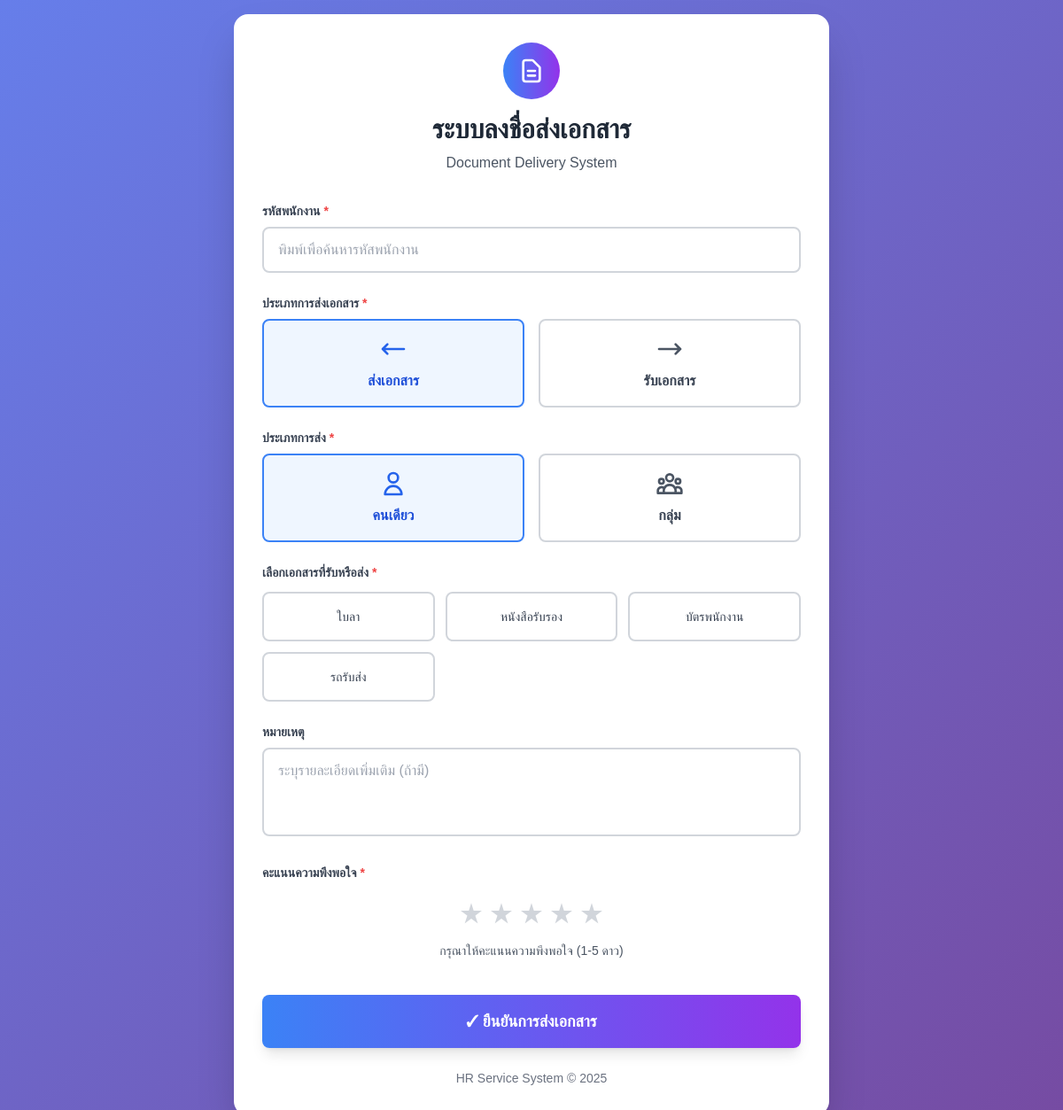
The app's page /views/public/document_delivery.php, older data.
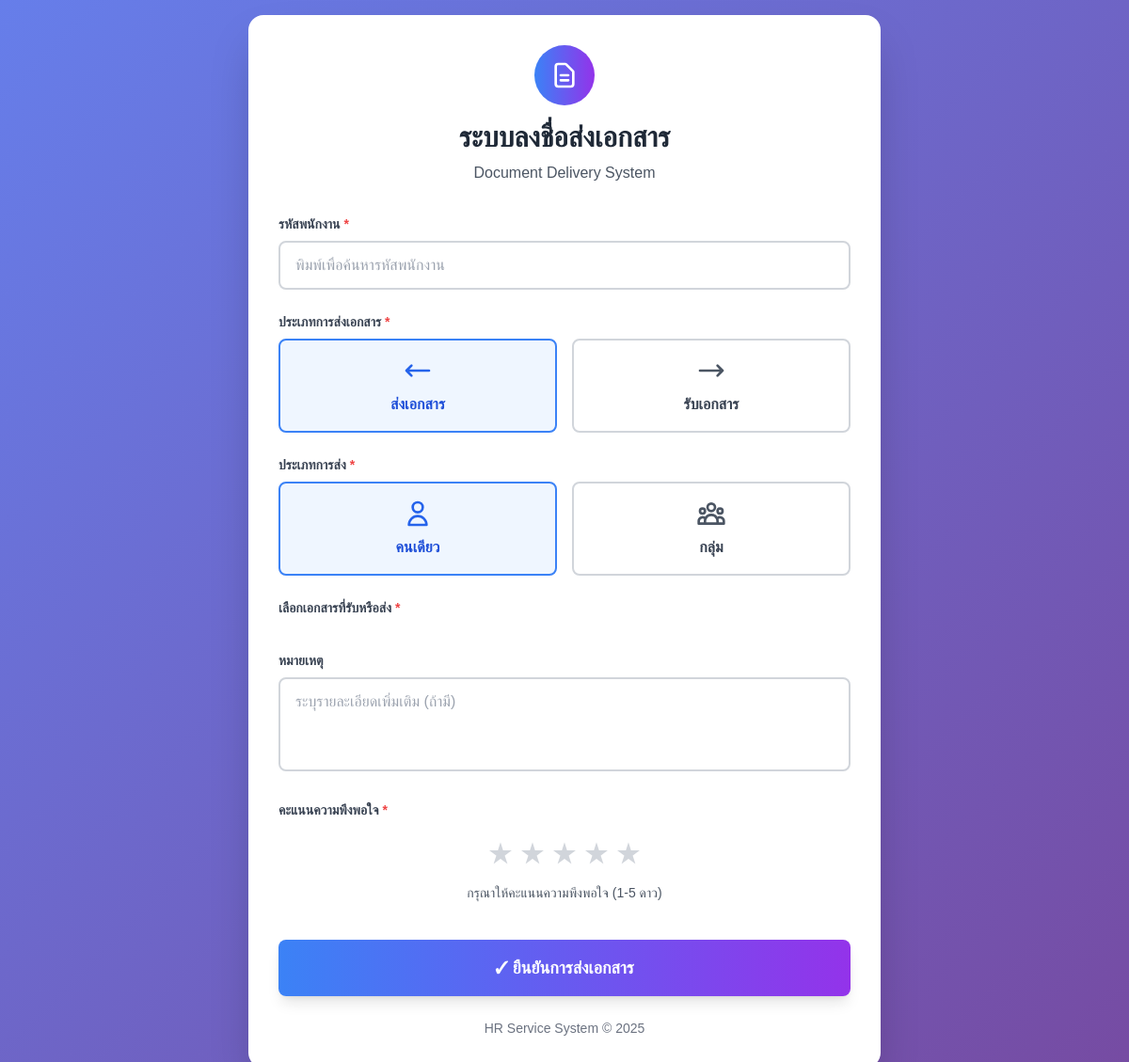
The same page, newer data.
### tables this page shows
CREATE TABLE service_category_master (
    category_id INT PRIMARY KEY AUTO_INCREMENT,
    category_name_th VARCHAR(100),
    category_name_en VARCHAR(100),
    category_name_my VARCHAR(100),
    created_at TIMESTAMP DEFAULT CURRENT_TIMESTAMP,
    updated_at TIMESTAMP DEFAULT CURRENT_TIMESTAMP ON UPDATE CURRENT_TIMESTAMP
);

### views/public/document_delivery.php (the view, shortened to what this page needs)
<?php
$conn = getDbConnection();
$categories = [];
$cat_result = $conn->query("SELECT category_id, category_name_th FROM service_category_master ORDER BY category_id");
while ($row = $cat_result->fetch_assoc()) {
    $categories[] = $row;
}
?>
<!DOCTYPE html>
<html lang="th">
<head>
    <script src="https://cdn.tailwindcss.com"></script>
</head>
<body>
    <div class="min-h-screen flex items-center justify-center p-4">
        <div class="bg-white rounded-2xl shadow-2xl max-w-2xl w-full p-8">
            <div class="text-center mb-8">
                <div class="inline-flex items-center justify-center w-16 h-16 bg-gradient-to-r from-blue-500 to-purple-600 rounded-full mb-4">
                    <svg class="w-8 h-8 text-white" fill="none" stroke="currentColor" viewBox="0 0 24 24">
                        <path stroke-linecap="round" stroke-linejoin="round" stroke-width="2" d="M9 12h6m-6 4h6m2 5H7a2 2 0 01-2-2V5a2 2 0 012-2h5.586a1 1 0 01.707.293l5.414 5.414a1 1 0 01.293.707V19a2 2 0 01-2 2z"></path>
                    </svg>
                </div>
                <h1 class="text-3xl font-bold text-gray-800 mb-2">ระบบลงชื่อส่งเอกสาร</h1>
                <p class="text-gray-600">Document Delivery System</p>
            </div>
            <form id="deliveryForm" onsubmit="submitDelivery(event)" class="space-y-6">
                <div>
                    <label class="block text-sm font-semibold text-gray-700 mb-2">
                        รหัสพนักงาน <span class="text-red-500">*</span>
                    </label>
                    <input list="employeeList"
                           id="employee_id"
                           name="employee_id"
                           required
                           placeholder="พิมพ์เพื่อค้นหารหัสพนักงาน"
                           class="w-full px-4 py-3 border-2 border-gray-300 rounded-lg focus:border-blue-500 focus:ring-2 focus:ring-blue-200 transition">
                </div>
                <div>
                    <label class="block text-sm font-semibold text-gray-700 mb-2">
                        ประเภทการส่งเอกสาร <span class="text-red-500">*</span>
                    </label>
                    <div class="grid grid-cols-2 gap-4">
                        <label class="relative flex items-center justify-center p-4 border-2 rounded-lg cursor-pointer transition hover:border-blue-500 border-blue-500 bg-blue-50">
                            <div class="text-center">
                                <svg class="w-8 h-8 mx-auto mb-2 text-blue-600" fill="none" stroke="currentColor" viewBox="0 0 24 24">
                                    <path stroke-linecap="round" stroke-linejoin="round" stroke-width="2" d="M7 16l-4-4m0 0l4-4m-4 4h18"></path>
                                </svg>
                                <span class="font-semibold text-blue-700">ส่งเอกสาร</span>
                            </div>
                        </label>
                        <label class="relative flex items-center justify-center p-4 border-2 border-gray-300 rounded-lg cursor-pointer transition hover:border-green-500">
                            <div class="text-center">
                                <svg class="w-8 h-8 mx-auto mb-2 text-gray-600" fill="none" stroke="currentColor" viewBox="0 0 24 24">
                                    <path stroke-linecap="round" stroke-linejoin="round" stroke-width="2" d="M17 8l4 4m0 0l-4 4m4-4H3"></path>
                                </svg>
                                <span class="font-semibold text-gray-700">รับเอกสาร</span>
                            </div>
                        </label>
                    </div>
                </div>
                <div>
                    <label class="block text-sm font-semibold text-gray-700 mb-2">
                        ประเภทการส่ง <span class="text-red-500">*</span>
                    </label>
                    <div class="grid grid-cols-2 gap-4">
                        <label class="relative flex items-center justify-center p-4 border-2 rounded-lg cursor-pointer transition hover:border-blue-500 border-blue-500 bg-blue-50">
                            <div class="text-center">
                                <svg class="w-8 h-8 mx-auto mb-2 text-blue-600" fill="none" stroke="currentColor" viewBox="0 0 24 24">
                                    <path stroke-linecap="round" stroke-linejoin="round" stroke-width="2" d="M16 7a4 4 0 11-8 0 4 4 0 018 0zM12 14a7 7 0 00-7 7h14a7 7 0 00-7-7z"></path>
                                </svg>
                                <span class="font-semibold text-blue-700">คนเดียว</span>
                            </div>
                        </label>
                        <label class="relative flex items-center justify-center p-4 border-2 border-gray-300 rounded-lg cursor-pointer transition hover:border-purple-500">
                            <div class="text-center">
                                <span class="font-semibold text-gray-700">กลุ่ม</span>
                            </div>
                        </label>
                    </div>
                </div>
                <div>
                    <label class="block text-sm font-semibold text-gray-700 mb-3">
                        เลือกเอกสารที่รับหรือส่ง <span class="text-red-500">*</span>
                    </label>
                    <div class="grid grid-cols-2 md:grid-cols-3 gap-3">
                        <?php foreach ($categories as $cat): ?>
                            <button type="button"
                                    onclick="toggleCategory(this, <?php echo $cat['category_id']; ?>)"
                                    class="category-btn p-4 border-2 border-gray-300 rounded-lg hover:border-blue-500 hover:bg-blue-50 transition text-center">
                                <div class="text-sm font-medium text-gray-700">
                                    <?php echo htmlspecialchars($cat['category_name_th']); ?>
                                </div>
                            </button>
                        <?php endforeach; ?>
                    </div>
                </div>
                <div>
                    <label class="block text-sm font-semibold text-gray-700 mb-2">
                        หมายเหตุ
                    </label>
                    <textarea name="remarks"
                              rows="3"
                              placeholder="ระบุรายละเอียดเพิ่มเติม (ถ้ามี)"
                              class="w-full px-4 py-3 border-2 border-gray-300 rounded-lg focus:border-blue-500 focus:ring-2 focus:ring-blue-200 transition resize-none"></textarea>
                </div>
                <div>
                    <label class="block text-sm font-semibold text-gray-700 mb-3">
                        คะแนนความพึงพอใจ <span class="text-red-500">*</span>
                    </label>
                    <div class="star-rating flex justify-center">
                        <label for="star5">★</label>
                        <label for="star4">★</label>
                        <label for="star3">★</label>
                        <label for="star2">★</label>
                        <label for="star1">★</label>
                    </div>
                    <div class="text-center mt-2 text-sm text-gray-600">
                        กรุณาให้คะแนนความพึงพอใจ (1-5 ดาว)
                    </div>
                </div>
                <div class="pt-4">
                    <button type="submit"
                            class="w-full bg-gradient-to-r from-blue-500 to-purple-600 text-white py-4 rounded-lg font-bold text-lg hover:from-blue-600 hover:to-purple-700 transform hover:scale-105 transition shadow-lg">
                        ✓ ยืนยันการส่งเอกสาร
                    </button>
                </div>
            </form>
            <div class="mt-6 text-center text-sm text-gray-500">
                <p>HR Service System © <?php echo date('Y'); ?></p>
            </div>
        </div>
    </div>
</body>
</html>

### views/public/document_delivery.php (style rules this page uses)
body { font-family: 'Sarabun', sans-serif; background: linear-gradient(135deg, #667eea 0%, #764ba2 100%); min-height: 100vh; }
.star-rating { display: inline-flex; gap: 8px; }
.star-rating label { cursor: pointer; font-size: 2rem; color: #d1d5db; transition: color 0.2s; }

Row changes from the older to the newer data that the page shows:
removed service_category_master: category_name_th "ใบลา"
removed service_category_master: category_name_th "หนังสือรับรอง"
removed service_category_master: category_name_th "บัตรพนักงาน"
removed service_category_master: category_name_th "รถรับส่ง"
